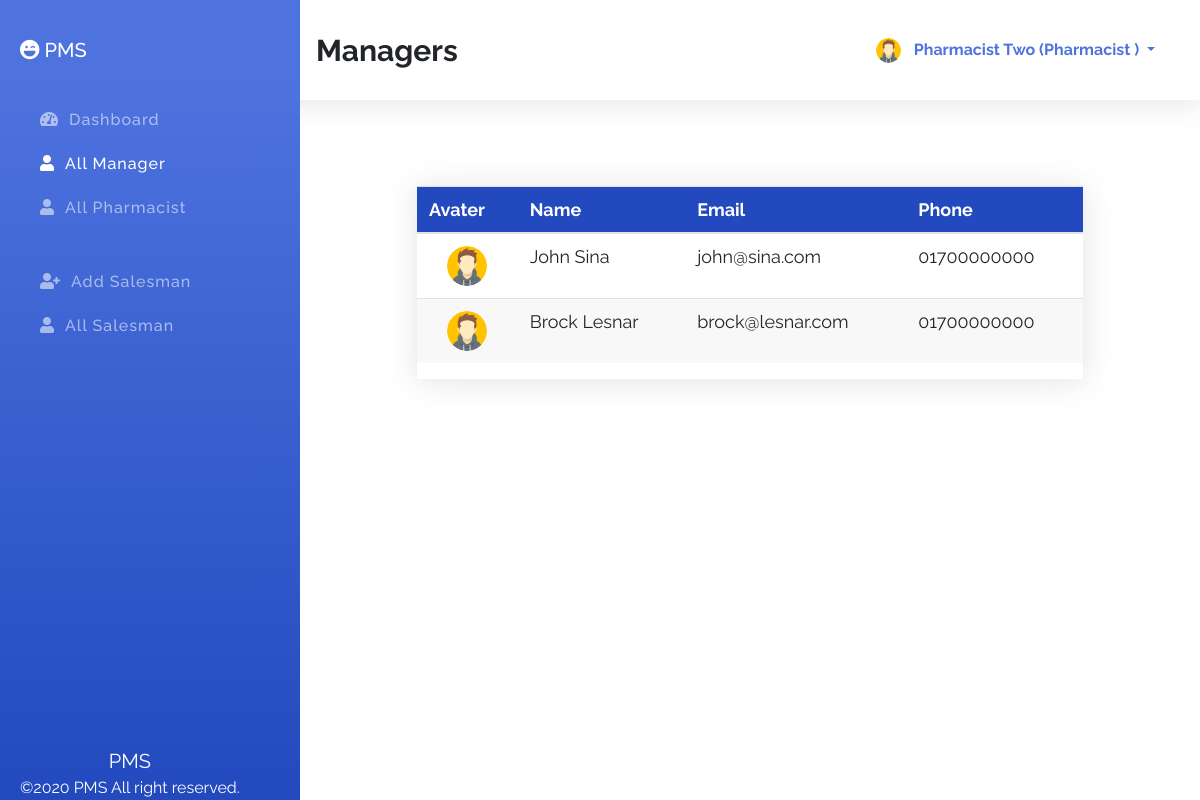
/index.php?id=allManager (signed in), run on the app's committed database.
### tables this page shows
CREATE TABLE `pharmacists` (
  `id` int(11) NOT NULL,
  `fname` varchar(100) NOT NULL,
  `lname` varchar(100) NOT NULL,
  `email` varchar(100) NOT NULL,
  `phone` varchar(100) NOT NULL,
  `password` varchar(100) NOT NULL,
  `role` varchar(100) NOT NULL DEFAULT 'pharmacist',
  `avatar` varchar(255) NOT NULL DEFAULT 'avatar.png'
);

CREATE TABLE `managers` (
  `id` int(11) NOT NULL,
  `fname` varchar(100) NOT NULL,
  `lname` varchar(100) NOT NULL,
  `email` varchar(100) NOT NULL,
  `phone` varchar(100) NOT NULL,
  `password` varchar(100) NOT NULL,
  `role` varchar(100) NOT NULL DEFAULT 'manager',
  `avatar` varchar(255) NOT NULL DEFAULT 'avatar.png'
);

### index.php (the view, shortened to what this page needs)
<?php
    $sessionId = $_SESSION['id'] ?? '';
    $sessionRole = $_SESSION['role'] ?? '';
    $connection = mysqli_connect( DB_HOST, DB_USER, DB_PASSWORD, DB_NAME );
    $id = $_REQUEST['id'] ?? 'dashboard';
    $action = $_REQUEST['action'] ?? '';
?>
<!DOCTYPE html>
<html lang="en">
<head>
    <link rel="stylesheet" href="assets/css/bootstrap.min.css">
    <link rel="stylesheet" href="assets/css/all.min.css">
    <link rel="stylesheet" href="assets/css/style.css">
</head>
<body>
    <section class="topber">
        <div class="topber__title">
            <span class="topber__title--text">
                <?php
                    if ( 'dashboard' == $id ) {
                        echo "DashBoard";
                    } elseif ( 'addManager' == $id ) {
                        echo "Add Manager";
                    } elseif ( 'allManager' == $id ) {
                        echo "Managers";
                    } elseif ( 'addPharmacist' == $id ) {
                        echo "Add Pharmacist";
                    } elseif ( 'allPharmacist' == $id ) {
                        echo "Pharmacists";
                    } elseif ( 'addSalesman' == $id ) {
                        echo "Add Salesman";
                    } elseif ( 'allSalesman' == $id ) {
                        echo "Salesmans";
                    } elseif ( 'userProfile' == $id ) {
                        echo "Your Profile";
                    } elseif ( 'editManager' == $action ) {
                        echo "Edit Manager";
                    } elseif ( 'editPharmacist' == $action ) {
                        echo "Edit Pharmacist";
                    } elseif ( 'editSalesman' == $action ) {
                        echo "Edit Salesman";
                    }
                ?>
            </span>
        </div>
        <div class="topber__profile">
            <?php
                $query = "SELECT fname,lname,role,avatar FROM {$sessionRole}s WHERE id='$sessionId'";
                $result = mysqli_query( $connection, $query );
                if ( $data = mysqli_fetch_assoc( $result ) ) {
                    $fname = $data['fname'];
                    $lname = $data['lname'];
                    $role = $data['role'];
                    $avatar = $data['avatar'];
                ?>
                <img src="assets/img/<?php echo "$avatar"; ?>" height="25" width="25" class="rounded-circle" alt="profile">
                <div class="dropdown">
                    <button class="btn dropdown-toggle" type="button" id="dropdownMenuButton" data-toggle="dropdown" aria-haspopup="true" aria-expanded="false">
                    <?php
                        echo "$fname $lname (" . ucwords( $role ) . " )";
                        }
                    ?>
                    </button>
                </div>
        </div>
    </section>
    <section id="sideber" class="sideber">
        <ul class="sideber__ber">
            <h3 class="sideber__panel"><i id="left" class="fas fa-laugh-wink"></i> PMS</h3>
            <li id="left" class="sideber__item<?php if ( 'dashboard' == $id ) {
                                                  echo " active";
                                              }?>">
                <a href="index.php?id=dashboard"><i id="left" class="fas fa-tachometer-alt"></i>Dashboard</a>
            </li>
            <li id="left" class="sideber__item<?php if ( 'allManager' == $id ) {
    echo " active";
}?>">
                <a href="index.php?id=allManager"><i id="left" class="fas fa-user"></i>All Manager</a>
            </li>
            <li id="left" class="sideber__item<?php if ( 'allPharmacist' == $id ) {
    echo " active";
}?>">
                <a href="index.php?id=allPharmacist"><i id="left" class="fas fa-user"></i>All Pharmacist</a>
            </li>
            <?php if ( 'admin' == $sessionRole || 'manager' == $sessionRole || 'pharmacist' == $sessionRole ) {?>
                <li id="left" class="sideber__item sideber__item--modify<?php if ( 'addSalesman' == $id ) {
                                                                            echo " active";
                                                                        }?>">
                    <a href="index.php?id=addSalesman"><i id="left" class="fas fa-user-plus"></i>Add Salesman</a>
                </li><?php }?>
            <li id="left" class="sideber__item<?php if ( 'allSalesman' == $id ) {
    echo " active";
}?>">
                <a href="index.php?id=allSalesman"><i id="left" class="fas fa-user"></i>All Salesman</a>
            </li>
        </ul>
        <footer class="text-center"><span>PMS</span><br>©2020 PMS All right reserved.</footer>
    </section>
    <section class="main">
        <div class="container">
            <div class="manager">
                <?php if ( 'allManager' == $id ) {?>
                    <div class="allManager">
                        <div class="main__table">
                            <table class="table">
                                <thead>
                                    <tr>
                                        <th scope="col">Avater</th>
                                        <th scope="col">Name</th>
                                        <th scope="col">Email</th>
                                        <th scope="col">Phone</th>
                                    </tr>
                                </thead>
                                <tbody>
                                    <?php
                                        $getManagers = "SELECT * FROM managers";
                                            $result = mysqli_query( $connection, $getManagers );
                                        while ( $manager = mysqli_fetch_assoc( $result ) ) {?>
                                        <tr>
                                            <td>
                                                <center><img class="rounded-circle" width="40" height="40" src="assets/img/<?php echo $manager['avatar']; ?>" alt=""></center>
                                            </td>
                                            <td><?php printf( "%s %s", $manager['fname'], $manager['lname'] );?></td>
                                            <td><?php printf( "%s", $manager['email'] );?></td>
                                            <td><?php printf( "%s", $manager['phone'] );?></td>
                                        </tr>
                                    <?php }?>
                                </tbody>
                            </table>
                        </div>
                    </div>
                <?php }?>
            </div>
        </div>
    </section>
</body>
</html>

### assets/css/style.css (style rules this page uses)
*, *::before, *::after { margin: 0; padding: 0; -webkit-box-sizing: border-box; box-sizing: border-box; }
body { font-family: "Raleway", sans-serif; }
a { text-decoration: none !important; }
.topber { position: fixed; width: 100%; top: 0; left: 0; padding-left: 300px; right: 0; z-index: 999; -webkit-box-shadow: 0 0.15rem 1.75rem 0 rgba(58, 59, 69, 0.15); box-shadow: 0 0.15rem 1.75rem 0 rgba(58, 59, 69, 0.15); background-color: #fff; }
.topber__title { height: 12.5vh; float: left; display: -webkit-box; display: -ms-flexbox; display: flex; -webkit-box-orient: horizontal; -webkit-box-direction: normal; -ms-flex-direction: row; flex-direction: row; -webkit-box-align: center; -ms-flex-align: center; align-items: center; padding-left: 1rem; }
.topber__title--text { font-size: 30px; font-weight: bold; }
.topber__profile { height: 12.5vh; float: right; padding-right: 10px; display: -webkit-box; display: -ms-flexbox; display: flex; -webkit-box-orient: horizontal; -webkit-box-direction: normal; -ms-flex-direction: row; flex-direction: row; -webkit-box-align: center; -ms-flex-align: center; align-items: center; padding: 2rem; }
.topber__profile button { color: #4e73df; line-height: 10px; font-weight: bold; }
.sideber { position: fixed; top: 0; overflow-y: auto; left: 0; bottom: 0; width: 300px; height: 100vh; padding: 40px 20px 20px 20px; background-color: #4e73df; background-image: -webkit-gradient(linear, left top, left bottom, color-stop(10%, #4e73df), to(#224abe)); background-image: linear-gradient(180deg, #4e73df 10%, #224abe 100%); background-size: cover; -webkit-transition: left 0.5s ease; transition: left 0.5s ease; z-index: 999; }
.sideber__ber { list-style: none; }
.sideber__panel { font-size: 20px; color: #fff; line-height: 1.2rem; padding-bottom: 30px; }
.sideber__panel i { color: #fff; }
.sideber__item { padding: 10px; }
.sideber__item a { color: rgba(255, 255, 255, 0.55); font-size: 16px; letter-spacing: 1px; font-weight: 500; }
.sideber__item a i { color: rgba(255, 255, 255, 0.55); padding: 0 10px; }
.sideber__item:hover a, .sideber__item.active a, .sideber__item.active i, .sideber__item:hover i { color: #fff; -webkit-transition: 0.3s ease; transition: 0.3s ease; }
.sideber__item--modify { padding: 40px 10px 10px 10px; }
.sideber footer { position: absolute; bottom: 0; font-size: 16px; color: #fff; }
.sideber footer span { font-size: 20px; }
.main { margin-left: 300px; margin-top: 10vh; padding: 2rem; }
.main__table { margin: 50px 70px; -webkit-box-shadow: 0 0.15rem 1.75rem 0 rgba(58, 59, 69, 0.15); box-shadow: 0 0.15rem 1.75rem 0 rgba(58, 59, 69, 0.15); overflow-x: auto; }
.main__table .table { font-size: 18px; font-weight: 400; }
.main__table .table th { color: #ffffff; background: #224abe; }
.main__table .table tr:nth-child(even) { background: #f8f8f8; }

### data on the page
pharmacists: avatar (placeholder picture), fname "Pharmacist", lname "Two", role "Pharmacist"
managers: avatar (placeholder picture), fname "John", lname "Sina", email "john@sina.com", phone "01700000000"
managers: avatar (placeholder picture), fname "Brock", lname "Lesnar", email "brock@lesnar.com", phone "01700000000"
